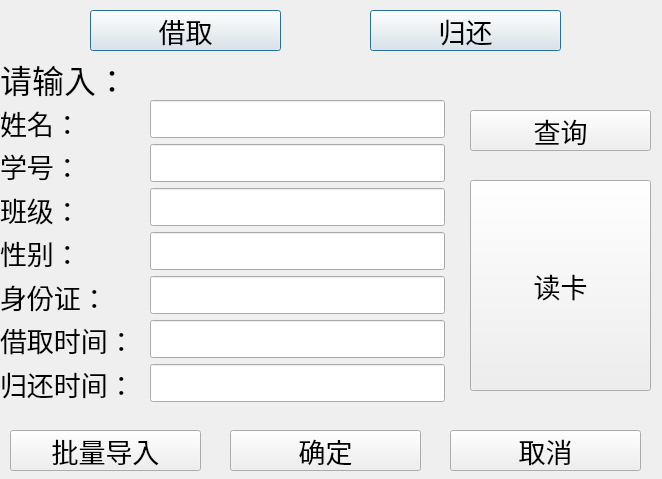
<?xml version="1.0" encoding="UTF-8"?>
<ui version="4.0">
 <class>ACCOUNT_CARD_BORROW_PAGE</class>
 <widget class="QFrame" name="ACCOUNT_CARD_BORROW_PAGE">
  <property name="geometry">
   <rect>
    <x>0</x>
    <y>0</y>
    <width>662</width>
    <height>479</height>
   </rect>
  </property>
  <property name="windowTitle">
   <string>Frame</string>
  </property>
  <widget class="QPushButton" name="write_concel_Button">
   <property name="geometry">
    <rect>
     <x>450</x>
     <y>430</y>
     <width>191</width>
     <height>41</height>
    </rect>
   </property>
   <property name="font">
    <font>
     <family>宋体</family>
     <pointsize>20</pointsize>
    </font>
   </property>
   <property name="text">
    <string>取消</string>
   </property>
  </widget>
  <widget class="QPushButton" name="readCardButton">
   <property name="geometry">
    <rect>
     <x>470</x>
     <y>180</y>
     <width>181</width>
     <height>211</height>
    </rect>
   </property>
   <property name="font">
    <font>
     <family>宋体</family>
     <pointsize>20</pointsize>
    </font>
   </property>
   <property name="text">
    <string>读卡</string>
   </property>
  </widget>
  <widget class="QPushButton" name="borrowButton">
   <property name="geometry">
    <rect>
     <x>90</x>
     <y>10</y>
     <width>191</width>
     <height>41</height>
    </rect>
   </property>
   <property name="font">
    <font>
     <family>宋体</family>
     <pointsize>20</pointsize>
    </font>
   </property>
   <property name="layoutDirection">
    <enum>Qt::LeftToRight</enum>
   </property>
   <property name="text">
    <string>借取</string>
   </property>
   <property name="icon">
    <iconset resource="software_icon.qrc">
     <normaloff>:/icon/access_close_exit_logout_sign_out_128px_1225473_easyicon.net.png</normaloff>:/icon/access_close_exit_logout_sign_out_128px_1225473_easyicon.net.png</iconset>
   </property>
   <property name="iconSize">
    <size>
     <width>32</width>
     <height>32</height>
    </size>
   </property>
   <property name="autoDefault">
    <bool>true</bool>
   </property>
   <property name="default">
    <bool>true</bool>
   </property>
   <property name="flat">
    <bool>false</bool>
   </property>
  </widget>
  <widget class="QPushButton" name="returnButton">
   <property name="geometry">
    <rect>
     <x>370</x>
     <y>10</y>
     <width>191</width>
     <height>41</height>
    </rect>
   </property>
   <property name="font">
    <font>
     <family>宋体</family>
     <pointsize>20</pointsize>
    </font>
   </property>
   <property name="layoutDirection">
    <enum>Qt::LeftToRight</enum>
   </property>
   <property name="text">
    <string>归还</string>
   </property>
   <property name="icon">
    <iconset resource="software_icon.qrc">
     <normaloff>:/icon/access_enter_input_login_sign_in_128px_1225471_easyicon.net.png</normaloff>:/icon/access_enter_input_login_sign_in_128px_1225471_easyicon.net.png</iconset>
   </property>
   <property name="iconSize">
    <size>
     <width>32</width>
     <height>32</height>
    </size>
   </property>
   <property name="autoDefault">
    <bool>true</bool>
   </property>
   <property name="default">
    <bool>true</bool>
   </property>
   <property name="flat">
    <bool>false</bool>
   </property>
  </widget>
  <widget class="QPushButton" name="write_OKButton">
   <property name="geometry">
    <rect>
     <x>230</x>
     <y>430</y>
     <width>191</width>
     <height>41</height>
    </rect>
   </property>
   <property name="font">
    <font>
     <family>宋体</family>
     <pointsize>20</pointsize>
    </font>
   </property>
   <property name="text">
    <string>确定</string>
   </property>
  </widget>
  <widget class="QPushButton" name="importButton">
   <property name="geometry">
    <rect>
     <x>10</x>
     <y>430</y>
     <width>191</width>
     <height>41</height>
    </rect>
   </property>
   <property name="font">
    <font>
     <family>宋体</family>
     <pointsize>20</pointsize>
    </font>
   </property>
   <property name="text">
    <string>批量导入</string>
   </property>
  </widget>
  <widget class="QWidget" name="widget_2" native="true">
   <property name="geometry">
    <rect>
     <x>0</x>
     <y>60</y>
     <width>171</width>
     <height>342</height>
    </rect>
   </property>
   <property name="font">
    <font>
     <family>宋体</family>
     <pointsize>20</pointsize>
    </font>
   </property>
   <layout class="QVBoxLayout" name="verticalLayout_5">
    <item>
     <widget class="QLabel" name="label_9">
      <property name="font">
       <font>
        <family>宋体</family>
        <pointsize>24</pointsize>
       </font>
      </property>
      <property name="text">
       <string>请输入：</string>
      </property>
     </widget>
    </item>
    <item>
     <widget class="QLabel" name="label_10">
      <property name="font">
       <font>
        <family>宋体</family>
        <pointsize>20</pointsize>
       </font>
      </property>
      <property name="text">
       <string>姓名：</string>
      </property>
     </widget>
    </item>
    <item>
     <widget class="QLabel" name="label_11">
      <property name="font">
       <font>
        <family>宋体</family>
        <pointsize>20</pointsize>
       </font>
      </property>
      <property name="text">
       <string>学号：</string>
      </property>
     </widget>
    </item>
    <item>
     <widget class="QLabel" name="label_12">
      <property name="font">
       <font>
        <family>宋体</family>
        <pointsize>20</pointsize>
       </font>
      </property>
      <property name="text">
       <string>班级：</string>
      </property>
     </widget>
    </item>
    <item>
     <widget class="QLabel" name="label_13">
      <property name="font">
       <font>
        <family>宋体</family>
        <pointsize>20</pointsize>
       </font>
      </property>
      <property name="text">
       <string>性别：</string>
      </property>
     </widget>
    </item>
    <item>
     <widget class="QLabel" name="label_14">
      <property name="font">
       <font>
        <family>宋体</family>
        <pointsize>20</pointsize>
       </font>
      </property>
      <property name="text">
       <string>身份证：</string>
      </property>
     </widget>
    </item>
    <item>
     <widget class="QLabel" name="label_15">
      <property name="font">
       <font>
        <family>宋体</family>
        <pointsize>20</pointsize>
       </font>
      </property>
      <property name="text">
       <string>借取时间：</string>
      </property>
     </widget>
    </item>
    <item>
     <widget class="QLabel" name="label_16">
      <property name="font">
       <font>
        <family>宋体</family>
        <pointsize>20</pointsize>
       </font>
      </property>
      <property name="text">
       <string>归还时间：</string>
      </property>
     </widget>
    </item>
   </layout>
  </widget>
  <widget class="QWidget" name="widget_3" native="true">
   <property name="geometry">
    <rect>
     <x>150</x>
     <y>100</y>
     <width>295</width>
     <height>309</height>
    </rect>
   </property>
   <layout class="QVBoxLayout" name="verticalLayout_4">
    <item>
     <widget class="QLineEdit" name="stu_name">
      <property name="font">
       <font>
        <family>宋体</family>
        <pointsize>16</pointsize>
       </font>
      </property>
     </widget>
    </item>
    <item>
     <widget class="QLineEdit" name="stu_ID">
      <property name="font">
       <font>
        <family>宋体</family>
        <pointsize>16</pointsize>
       </font>
      </property>
     </widget>
    </item>
    <item>
     <widget class="QLineEdit" name="stu_class">
      <property name="font">
       <font>
        <family>宋体</family>
        <pointsize>16</pointsize>
       </font>
      </property>
     </widget>
    </item>
    <item>
     <widget class="QLineEdit" name="stu_sex">
      <property name="font">
       <font>
        <family>宋体</family>
        <pointsize>16</pointsize>
       </font>
      </property>
     </widget>
    </item>
    <item>
     <widget class="QLineEdit" name="stu_indentification_number">
      <property name="font">
       <font>
        <family>宋体</family>
        <pointsize>16</pointsize>
       </font>
      </property>
     </widget>
    </item>
    <item>
     <widget class="QLineEdit" name="borrow_time">
      <property name="font">
       <font>
        <family>宋体</family>
        <pointsize>16</pointsize>
       </font>
      </property>
     </widget>
    </item>
    <item>
     <widget class="QLineEdit" name="return_time">
      <property name="font">
       <font>
        <family>宋体</family>
        <pointsize>16</pointsize>
       </font>
      </property>
     </widget>
    </item>
   </layout>
  </widget>
  <widget class="QPushButton" name="searchButton">
   <property name="geometry">
    <rect>
     <x>470</x>
     <y>110</y>
     <width>181</width>
     <height>41</height>
    </rect>
   </property>
   <property name="font">
    <font>
     <family>宋体</family>
     <pointsize>20</pointsize>
    </font>
   </property>
   <property name="text">
    <string>查询</string>
   </property>
  </widget>
 </widget>
 <resources>
  <include location="software_icon.qrc"/>
 </resources>
 <connections/>
</ui>
